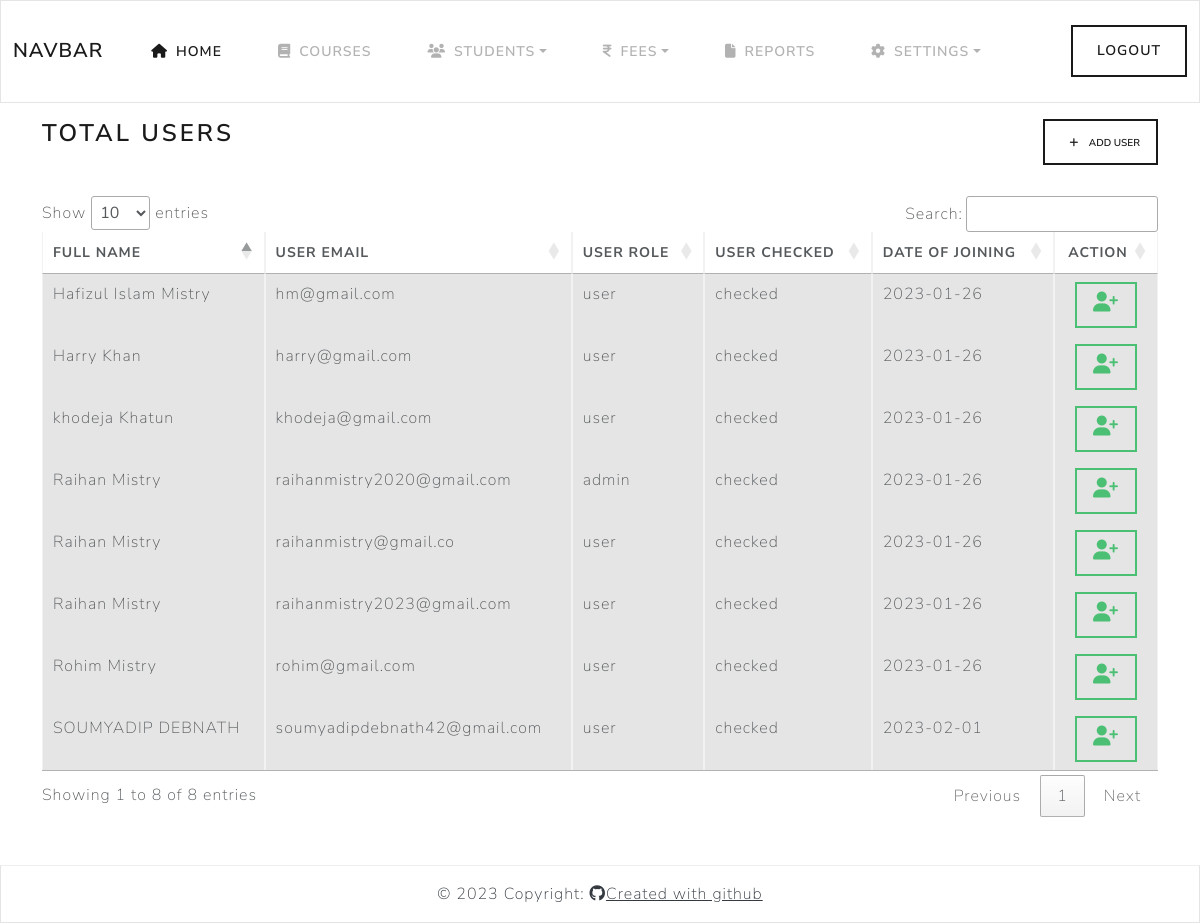
The page /admin/users.php (signed in) on the database its author committed.
### tables this page shows
CREATE TABLE `student_reg` (
  `id` int(250) NOT NULL,
  `st_name` varchar(250) NOT NULL,
  `st_email` varchar(250) NOT NULL,
  `st_pass` varchar(250) NOT NULL,
  `st_cpass` varchar(250) NOT NULL,
  `st_check` varchar(250) NOT NULL,
  `st_role` varchar(250) NOT NULL DEFAULT 'user',
  `date` date NOT NULL DEFAULT current_timestamp()
);

### admin/users.php (the view, shortened to what this page needs)
<?php
	include'header.php';
?>
	<div class="container width-100 mt-3">
		<div class="page-title">
            <h3>Total Users
                <button type="button" class=" btn btn-sm btn-outline-primary float-end" data-bs-toggle="modal" data-bs-target="#exampleModal"><i class="fa-solid fa-plus p-2"></i> Add User</button>
            </h3>
        </div>
		<div class="table-responsive my-5">
			<table class="table table-bordered table-hover">
			  <thead class="mt-3">
			    <tr>
			      <th scope="col">Full Name</th>
			      <th scope="col">User Email</th>
			      <th scope="col">User Role</th>
			      <th scope="col">User Checked</th>
			      <th scope="col">Date of joining</th>
			      <th scope="col" class="text-center">Action</th>
			    </tr>
			  </thead>
			  <tbody>
			  	<?php
			  		$seleQuery = mysqli_query($conn, "SELECT * FROM `student_reg` WHERE 1");
			  		while ($result = mysqli_fetch_assoc($seleQuery)) {
			  			?>
			  			<tr class="table-active">
					      <td><?php echo $result['st_name']; ?></td>
					      <td><?php echo $result['st_email']; ?></td>
					      <td><?php echo $result['st_role']; ?></td>
					      <td><?php echo $result['st_check']; ?></td>
					      <td><?php echo $result['date']; ?></td>
							<td class="text-center">
			                    <a href="students_create.php?email=<?php echo $result['st_email']; ?>" data-toggle="tooltip" data-placement="botom" title="Create Student" class="btn btn-outline-success btn-sm"><i class="fa-solid fa-user-plus fa-2x"></i></a>
			                </td>
					    </tr>
			  			<?php
			  		}
			  	?>
				</tbody>
			</table>
		</div>
	</div>
<?php
	include'footer.php';
?>

### rows shown on the page
student_reg: st_name "Raihan Mistry", st_email "raihanmistry2020@gmail.com", st_role "admin", st_check "checked", date "2023-01-26"
student_reg: st_name "Raihan Mistry", st_email "raihanmistry@gmail.co", st_role "user", st_check "checked", date "2023-01-26"
student_reg: st_name "khodeja Khatun", st_email "khodeja@gmail.com", st_role "user", st_check "checked", date "2023-01-26"
student_reg: st_name "Hafizul Islam Mistry", st_email "hm@gmail.com", st_role "user", st_check "checked", date "2023-01-26"
student_reg: st_name "Raihan Mistry", st_email "raihanmistry2023@gmail.com", st_role "user", st_check "checked", date "2023-01-26"
student_reg: st_name "Rohim Mistry", st_email "rohim@gmail.com", st_role "user", st_check "checked", date "2023-01-26"
student_reg: st_name "Harry Khan", st_email "harry@gmail.com", st_role "user", st_check "checked", date "2023-01-26"
student_reg: st_name "SOUMYADIP DEBNATH", st_email "soumyadipdebnath42@gmail.com", st_role "user", st_check "checked", date "2023-02-01"
